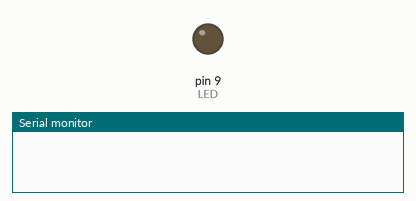
This sketch was run on a simulated Arduino Uno, built with avr-gcc and run on an emulated ATmega328P. Parts: output pins drawn as LEDs (lit = HIGH), the last lines printed to the serial monitor.

Above: at 0.1 s.
At 6.1 s:
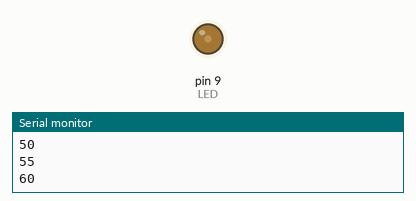
At 19.6 s:
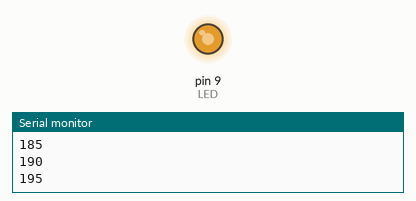
At 39.1 s:
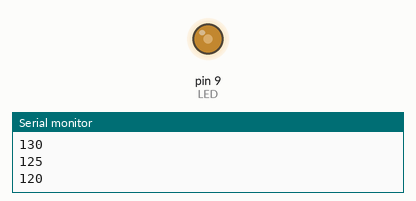
Timing chart, 0 to 40.0 s (numbered marks = the images above):
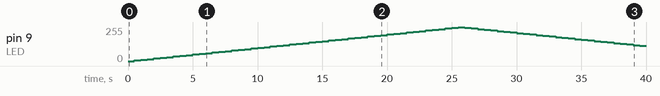

The sketch:

Pulsieren.ino
```cpp
int LED=9;
int helligkeit=0;
int fadeschritte=5;

void setup() {
  pinMode(LED, OUTPUT);
  Serial.begin(500000);
  }

void loop() {
  analogWrite(LED, helligkeit);
  helligkeit=helligkeit + fadeschritte;
  delay(500);
  Serial.println(helligkeit);
  if(helligkeit==0 || helligkeit== 255)
  {
    Serial.println(helligkeit);
    fadeschritte= -fadeschritte;
  }

  }
```

Measured:
- by itself, pin 9 (LED): rises from 0/255 to 255/255 in 25.0 s, then falls to 115/255 in 14.0 s
